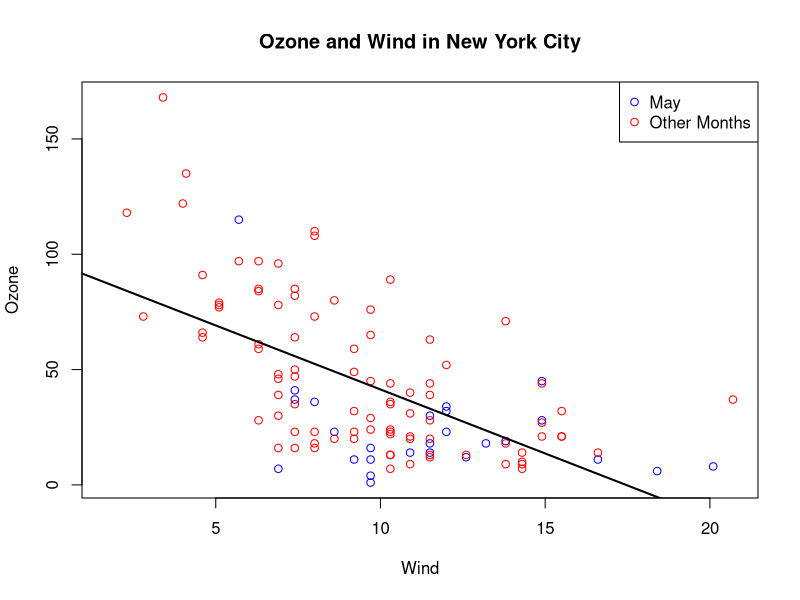
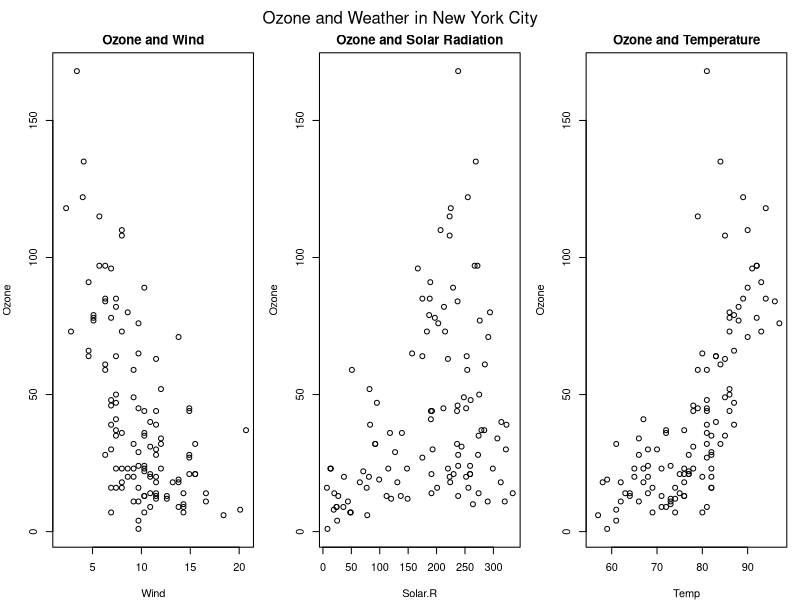

The R script that drew these images, in order:
library(datasets)

# Note: typing example(points) in R will launch a demo of base plotting system and may provide some helpful tips on graphing 

# type =“n” sets up the plot and does not fill it with data
with(airquality, plot(Wind, Ozone, main = "Ozone and Wind in New York City", type = "n"))
# subsets of data are plotted here using different colors
with(subset(airquality, Month == 5), points(Wind, Ozone, col = "blue"))
with(subset(airquality, Month != 5), points(Wind, Ozone, col = "red"))
legend("topright", pch = 1, col = c("blue", "red"), legend = c("May", "Other Months"))
model <- lm(Ozone ~ Wind, airquality)
# regression line is produced here
abline(model, lwd = 2)

# Multiple Plot Example
# this expression sets up a plot with 1 row 3 columns, sets the margin and outer margins
par(mfrow = c(1, 3), mar = c(4, 4, 2, 1), oma = c(0, 0, 2, 0))
with(airquality, {
    # here three plots are filled in with their respective titles
    plot(Wind, Ozone, main = "Ozone and Wind")
    plot(Solar.R, Ozone, main = "Ozone and Solar Radiation")
    plot(Temp, Ozone, main = "Ozone and Temperature")
    # this adds a line of text in the outer margin*
    mtext("Ozone and Weather in New York City", outer = TRUE)}
)


# Base Graphics Functions and Parameters
# + arguments 
#     * pch: plotting symbol (default = open circle)
#     * lty: line type (default is solid)
#         - 0=blank, 1=solid (default), 2=dashed, 3=dotted, 4=dotdash, 5=longdash, 6=twodash
#     * lwd: line width (integer)
#     * col: plotting color (number string or hexcode, colors() returns vector of colors)
#     * xlab, ylab: x-y label character strings
#     * cex: numerical value giving the amount by which plotting text/symbols should be magnified relative to the default
#         - cex = 0.15 * variable: plot size as an additional variable
# 
# + par() function = specifies global graphics parameters, affects all plots in an R session (can be overridden) 
#     * las: orientation of axis labels
#     * bg: background color
#     * mar: margin size (order = bottom left top right)
#     * oma: outer margin size (default = 0 for all sides)
#     * mfrow: number of plots per row, column (plots are filled row-wise)
#     * mfcol: number of plots per row, column (plots are filled column-wise)
#     * can verify all above parameters by calling par("parameter")
# 
# + plotting functions 
#     * lines: adds liens to a plot, given a vector of x values and corresponding vector of y values
#     * points: adds a point to the plot
#     * text: add text labels to a plot using specified x,y coordinates
#     * title: add annotations to x,y axis labels, title, subtitles, outer margin
#     * mtext: add arbitrary text to margins (inner or outer) of plot
#     * axis: specify axis ticks
